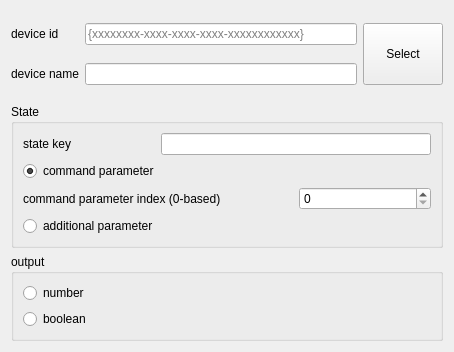
<?xml version="1.0" encoding="UTF-8"?>
<ui version="4.0">
 <class>DeviceStateSourceBlockEditorWidget</class>
 <widget class="QWidget" name="DeviceStateSourceBlockEditorWidget">
  <property name="geometry">
   <rect>
    <x>0</x>
    <y>0</y>
    <width>454</width>
    <height>352</height>
   </rect>
  </property>
  <property name="windowTitle">
   <string>Form</string>
  </property>
  <layout class="QVBoxLayout" name="verticalLayout_2">
   <item>
    <widget class="QWidget" name="widget" native="true">
     <layout class="QGridLayout" name="gridLayout">
      <property name="leftMargin">
       <number>0</number>
      </property>
      <property name="topMargin">
       <number>0</number>
      </property>
      <property name="rightMargin">
       <number>0</number>
      </property>
      <property name="bottomMargin">
       <number>0</number>
      </property>
      <item row="0" column="0">
       <widget class="QLabel" name="label">
        <property name="text">
         <string>device id</string>
        </property>
       </widget>
      </item>
      <item row="0" column="1">
       <widget class="QLineEdit" name="deviceIdEdit">
        <property name="readOnly">
         <bool>true</bool>
        </property>
        <property name="placeholderText">
         <string>{xxxxxxxx-xxxx-xxxx-xxxx-xxxxxxxxxxxx}</string>
        </property>
       </widget>
      </item>
      <item row="0" column="2" rowspan="2">
       <widget class="QPushButton" name="deviceSelectBtn">
        <property name="sizePolicy">
         <sizepolicy hsizetype="Minimum" vsizetype="Minimum">
          <horstretch>0</horstretch>
          <verstretch>0</verstretch>
         </sizepolicy>
        </property>
        <property name="text">
         <string>Select</string>
        </property>
       </widget>
      </item>
      <item row="1" column="0">
       <widget class="QLabel" name="label_2">
        <property name="text">
         <string>device name</string>
        </property>
       </widget>
      </item>
      <item row="1" column="1">
       <widget class="QLineEdit" name="deviceNameEdit">
        <property name="readOnly">
         <bool>true</bool>
        </property>
       </widget>
      </item>
     </layout>
    </widget>
   </item>
   <item>
    <widget class="QGroupBox" name="groupBox">
     <property name="title">
      <string>State</string>
     </property>
     <layout class="QGridLayout" name="gridLayout_2">
      <item row="0" column="0">
       <widget class="QLabel" name="label_3">
        <property name="text">
         <string>state key</string>
        </property>
       </widget>
      </item>
      <item row="0" column="1" colspan="2">
       <widget class="QLineEdit" name="stateKeyEdit"/>
      </item>
      <item row="1" column="0" colspan="3">
       <widget class="QRadioButton" name="cmdStateBtn">
        <property name="text">
         <string>command parameter</string>
        </property>
        <property name="checked">
         <bool>true</bool>
        </property>
       </widget>
      </item>
      <item row="2" column="0" colspan="2">
       <widget class="QLabel" name="label_4">
        <property name="text">
         <string>command parameter index (0-based)</string>
        </property>
       </widget>
      </item>
      <item row="2" column="2">
       <widget class="QSpinBox" name="cmdParamIndexEdit">
        <property name="maximum">
         <number>9999</number>
        </property>
       </widget>
      </item>
      <item row="3" column="0" colspan="3">
       <widget class="QRadioButton" name="additionalParamBtn">
        <property name="text">
         <string>additional parameter</string>
        </property>
       </widget>
      </item>
     </layout>
    </widget>
   </item>
   <item>
    <widget class="QGroupBox" name="groupBox_2">
     <property name="title">
      <string>output</string>
     </property>
     <layout class="QVBoxLayout" name="verticalLayout">
      <item>
       <widget class="QRadioButton" name="numOutBtn">
        <property name="text">
         <string>number</string>
        </property>
       </widget>
      </item>
      <item>
       <widget class="QRadioButton" name="boolOutBtn">
        <property name="text">
         <string>boolean</string>
        </property>
       </widget>
      </item>
     </layout>
    </widget>
   </item>
  </layout>
 </widget>
 <resources/>
 <connections/>
</ui>
